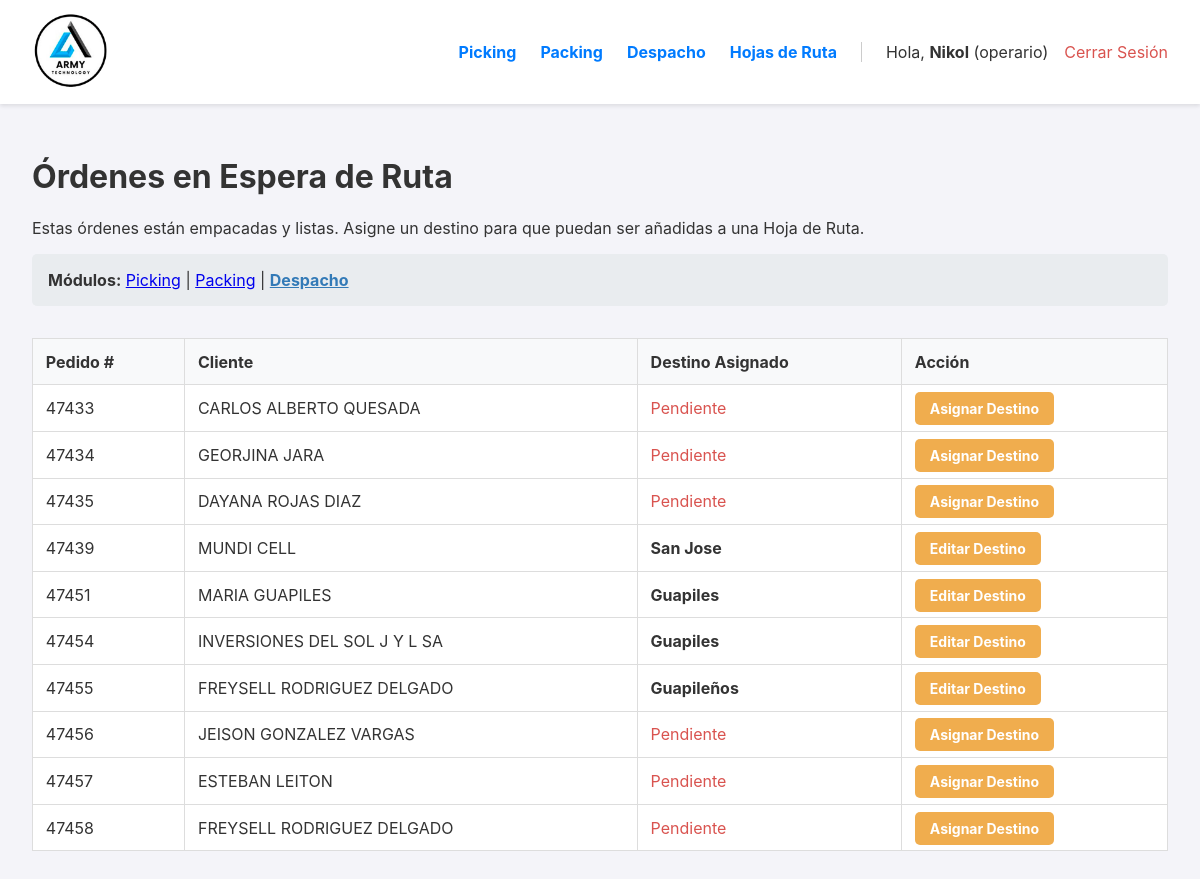
/despacho (signed in), run on an earlier commit of the app's database.
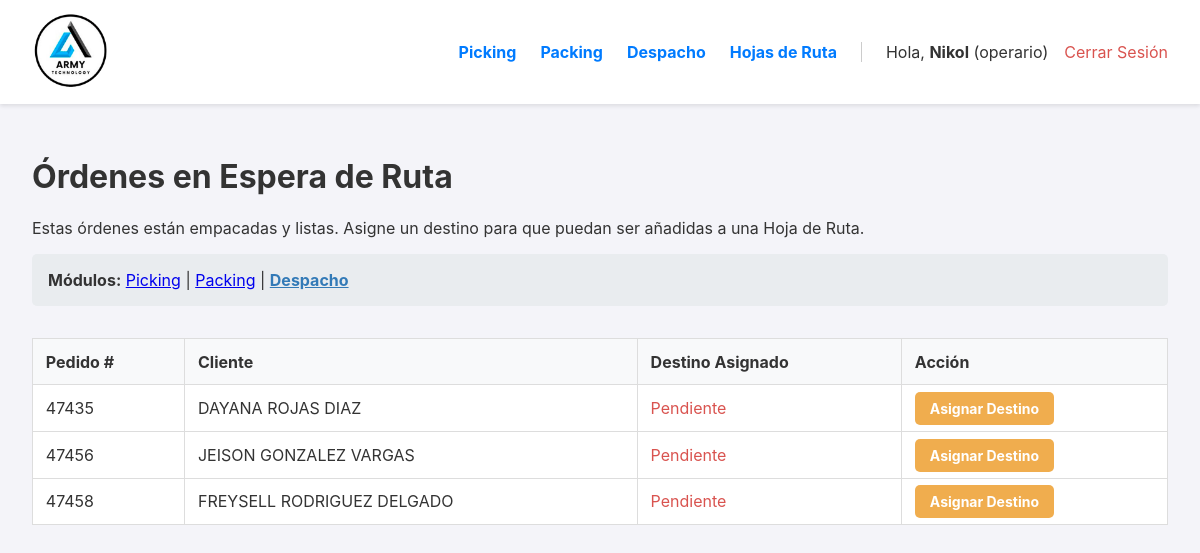
And on a later commit of the database.
### app.py (models this page shows, shortened)
class Orden(db.Model):
    id = db.Column(db.Integer, primary_key=True)
    numero_pedido = db.Column(db.String(50), unique=True, nullable=False)
    cliente_nombre = db.Column(db.String(200), nullable=False)
    cliente_direccion = db.Column(db.String(300), nullable=True)
    estado = db.Column(db.String(30), nullable=False, default='PENDIENTE')
    fecha_creacion = db.Column(db.DateTime, nullable=False, default=datetime.datetime.utcnow)
    lote_id = db.Column(db.Integer, db.ForeignKey('lote_picking.id'), nullable=True)
    items = db.relationship('ItemOrden', backref='orden', lazy=True, cascade="all, delete-orphan")
    fecha_inicio_picking = db.Column(db.DateTime, nullable=True)
    fecha_fin_picking = db.Column(db.DateTime, nullable=True)
    fecha_fin_packing = db.Column(db.DateTime, nullable=True)
    fecha_despacho = db.Column(db.DateTime, nullable=True)
    packer_id = db.Column(db.Integer, db.ForeignKey('user.id', ondelete='SET NULL'), nullable=True)
    packer = db.relationship('User', foreign_keys=[packer_id])
    devolucion_confirmada = db.Column(db.Boolean, default=False, nullable=False)
    bultos = db.relationship('Bulto', backref='orden', cascade="all, delete-orphan")
    hoja_de_ruta_id = db.Column(db.Integer, db.ForeignKey('hoja_de_ruta.id'), nullable=True)
    destino_id = db.Column(db.Integer, db.ForeignKey('destino.id'), nullable=True)
    destino = db.relationship('Destino', backref='ordenes')
    guia_encomienda = db.Column(db.String(100), nullable=True)

class Destino(db.Model):
    id = db.Column(db.Integer, primary_key=True)
    nombre = db.Column(db.String(200), unique=True, nullable=False)

### app.py (the view)
@app.route('/despacho')
@login_required
def dashboard_despacho():
    ordenes_para_despacho = db.session.execute(
        db.select(Orden).filter_by(estado='LISTO_PARA_DESPACHO').order_by(Orden.fecha_creacion.asc())
    ).scalars().all()
    return render_template(
        'dashboard_despacho.html',
        ordenes_para_despacho=ordenes_para_despacho
    )

### app.py (called while the page is built)
@login_manager.user_loader
def load_user(user_id):
    return db.session.get(User, int(user_id))

### templates/dashboard_despacho.html (shortened to what this page needs)
{% extends "layout.html" %}
{% block content %}
    <h1>Órdenes en Espera de Ruta</h1>
    <p>Estas órdenes están empacadas y listas. Asigne un destino para que puedan ser añadidas a una Hoja de Ruta.</p>
    <div class="navegacion-modulos" style="margin-bottom: 2rem;">
        <strong>Módulos:</strong>
        <a href="{{ url_for('dashboard') }}">Picking</a> |
        <a href="{{ url_for('dashboard_packing') }}">Packing</a> |
        <a href="{{ url_for('dashboard_despacho') }}" style="font-weight: bold; color: #337ab7;">Despacho</a>
    </div>
    <table>
        <thead>
            <tr>
                <th>Pedido #</th>
                <th>Cliente</th>
                <th>Destino Asignado</th>
                <th>Acción</th>
            </tr>
        </thead>
        <tbody>
            {% for orden in ordenes_para_despacho %}
            <tr>
                <td>{{ orden.numero_pedido }}</td>
                <td>{{ orden.cliente_nombre }}</td>
                <td>
                    {% if orden.destino %}
                        <strong>{{ orden.destino.nombre }}</strong>
                    {% else %}
                        <span style="color: #d9534f;">Pendiente</span>
                    {% endif %}
                </td>
                <td>
                    <a href="{{ url_for('asignar_destino', orden_id=orden.id) }}" class="action-link">
                        {% if orden.destino %}Editar Destino{% else %}Asignar Destino{% endif %}
                    </a>
                </td>
            </tr>
            {% else %}
            <tr>
                <td colspan="4" style="text-align: center; padding: 2em;">¡Excelente! No hay órdenes listas para despacho en este momento.</td>
            </tr>
            {% endfor %}
        </tbody>
    </table>
{% endblock %}

What changed in the data, as far as the page shows it:
no longer on this page (row edited): Orden: numero_pedido "47433", cliente_nombre "CARLOS ALBERTO QUESADA", shows "Pendiente", shows "Asignar Destino"
no longer on this page (row edited): Orden: numero_pedido "47434", cliente_nombre "GEORJINA JARA", shows "Pendiente", shows "Asignar Destino"
no longer on this page (row edited): Orden: numero_pedido "47439", cliente_nombre "MUNDI CELL", destino.nombre "San Jose", shows "Editar Destino"
no longer on this page (row edited): Orden: numero_pedido "47451", cliente_nombre "MARIA GUAPILES", destino.nombre "Guapiles", shows "Editar Destino"
no longer on this page (row edited): Orden: numero_pedido "47454", cliente_nombre "INVERSIONES DEL SOL J Y L SA", destino.nombre "Guapiles", shows "Editar Destino"
no longer on this page (row edited): Orden: numero_pedido "47455", cliente_nombre "FREYSELL RODRIGUEZ DELGADO", destino.nombre "Guapileños", shows "Editar Destino"
no longer on this page (row edited): Orden: numero_pedido "47457", cliente_nombre "ESTEBAN LEITON", shows "Pendiente", shows "Asignar Destino"
